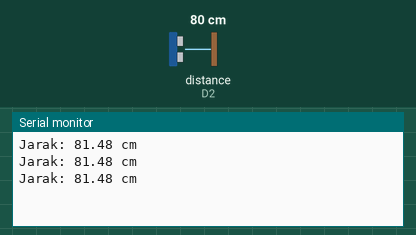
Recording of a sketch running on a simulated ESP8266 (NodeMCU). On the bench: the last lines printed to the serial monitor. Wiring (inferred from the names in the program): ultrasonic range finder: trigger D1; echo D2. Inputs (shaded band) come from the test bench; at power-on: distance to the obstacle (sensor on D2) 80 cm. The echo pulse lasts 58.3 µs per cm.

Above: at 1.3 s.
1.4 s: distance to the obstacle (sensor on D2) set to 2 cm
At 1.9 s:
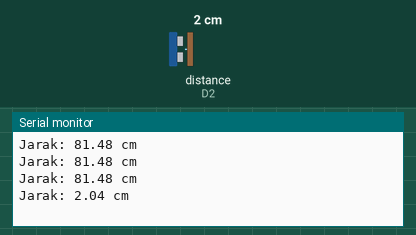
2.9 s: distance to the obstacle (sensor on D2) set to 4 cm
At 3.4 s:
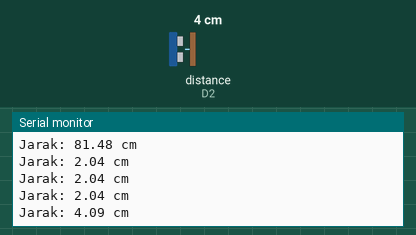
Timing chart, 0 to 5.9 s (numbered marks = the images above; inputs shaded):
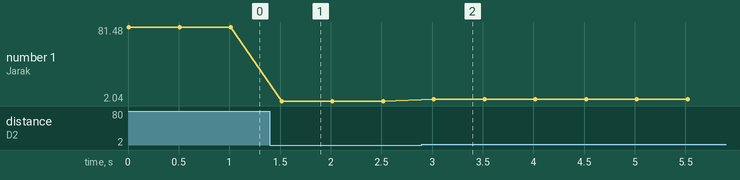

The sketch:

ujisensornodemcukalibrasi_nov27a.ino
```cpp
#define trigPin D1
#define echoPin D2

void setup() {
  Serial.begin(9600);
  pinMode(trigPin, OUTPUT);
  pinMode(echoPin, INPUT);
}

void loop() {
  digitalWrite(trigPin, LOW);
  delayMicroseconds(2);
  digitalWrite(trigPin, HIGH);
  delayMicroseconds(10);
  digitalWrite(trigPin, LOW);
  long duration = pulseIn(echoPin, HIGH);

  float temperature = 29.0; // Masukkan suhu udara
  float speedOfSound = 331.3 + (0.606 * temperature); // dalam m/s
  speedOfSound = speedOfSound * 100 / 1000000; // Konversi ke cm/us
  float distance = (duration * speedOfSound) / 2;

  float calibrationFactor = 1.0015;
  distance = distance * calibrationFactor;

  Serial.print("Jarak: ");
  Serial.print(distance);
  Serial.println(" cm");

  delay(500);
}
```

Measured:
- after the input at 1.4 s, the serial monitor: prints a new line after 0.12 s (image 1)
- after the input at 2.9 s, the serial monitor: prints a new line after 0.12 s (image 2)
- plotted number 1: 81.48 → 2.04 after the input at 1.4 s, 2.04 → 4.09 after the input at 2.9 s
